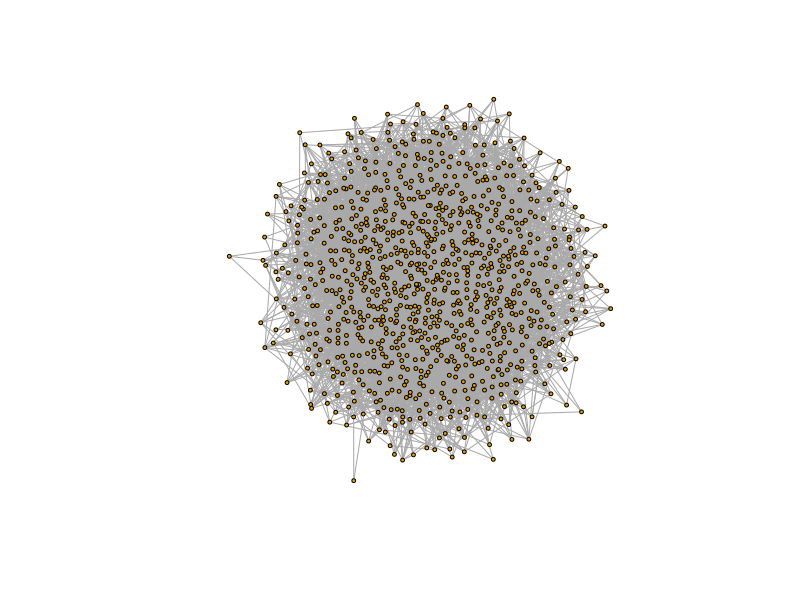
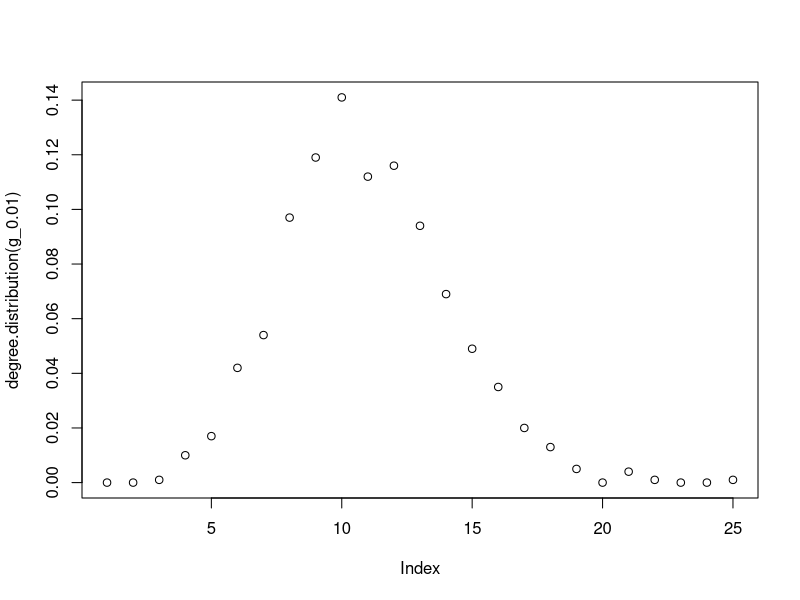
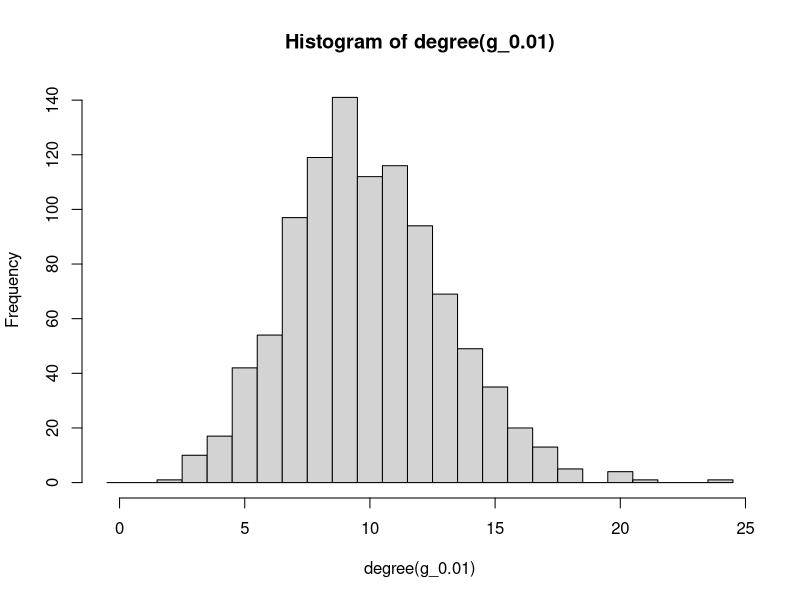
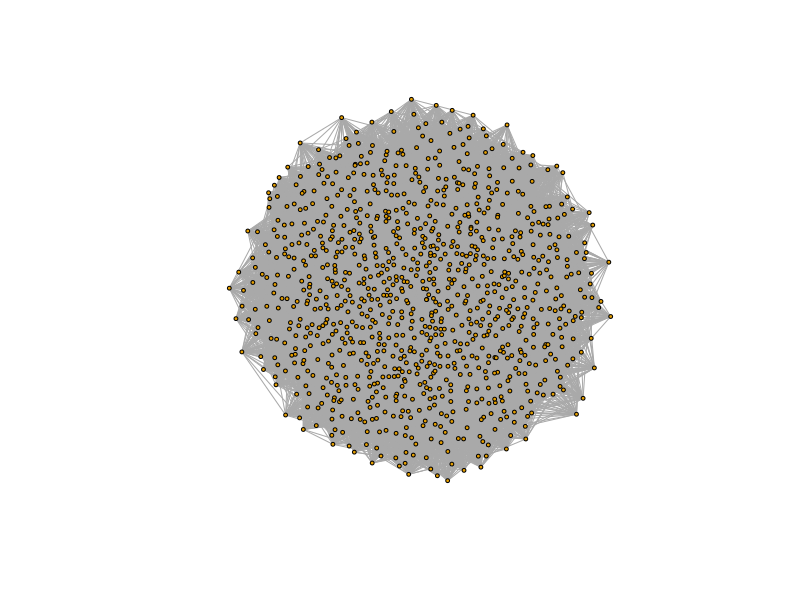
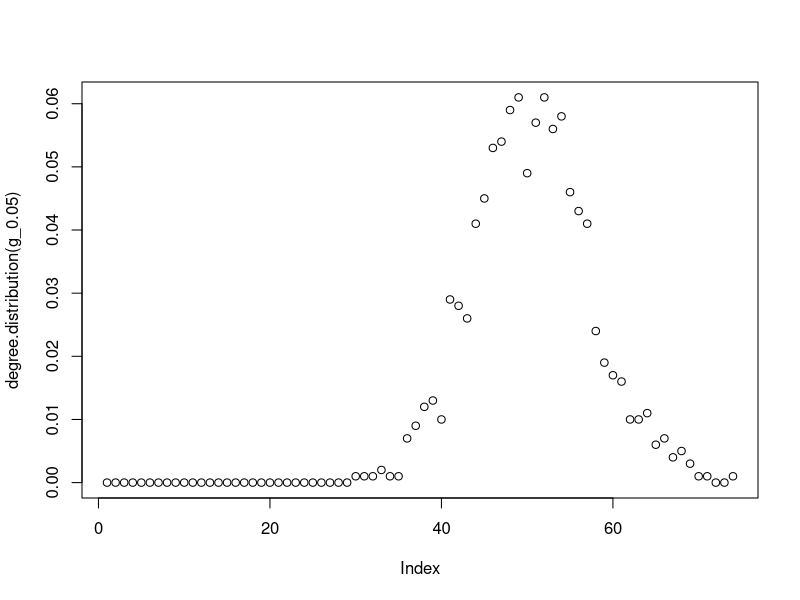
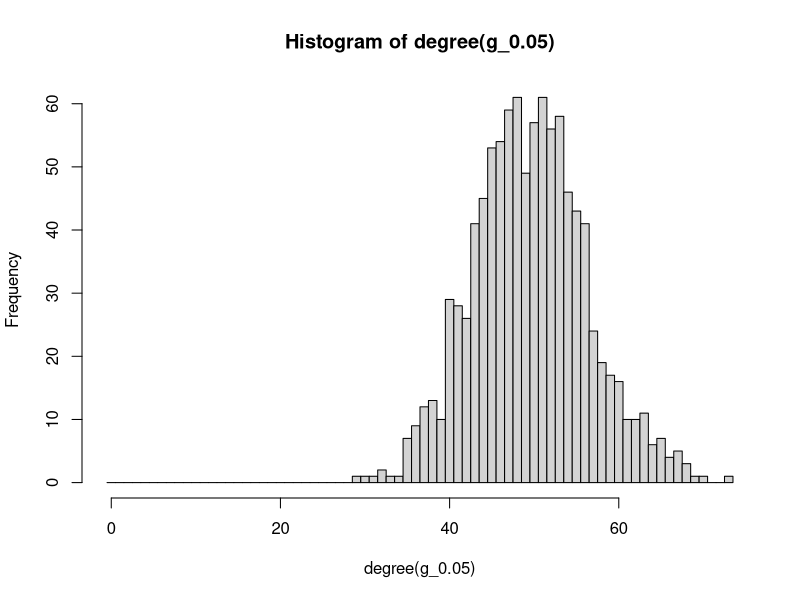
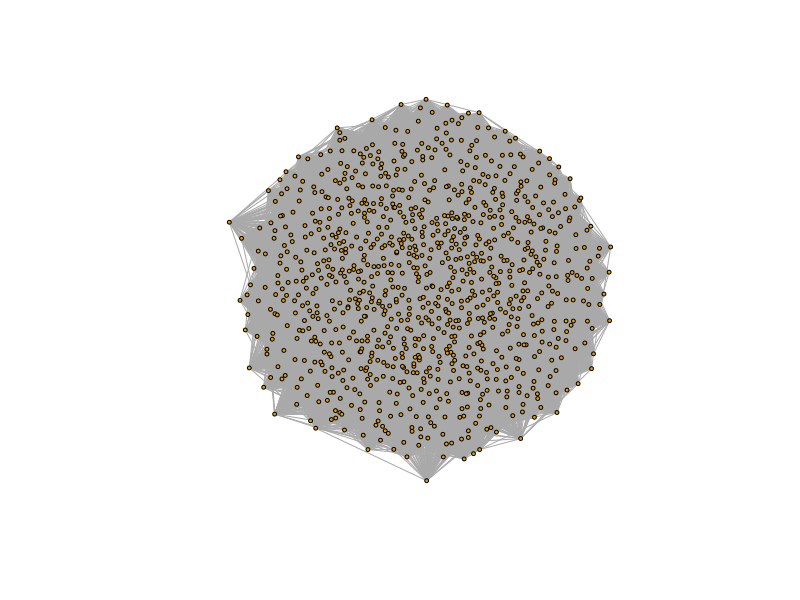
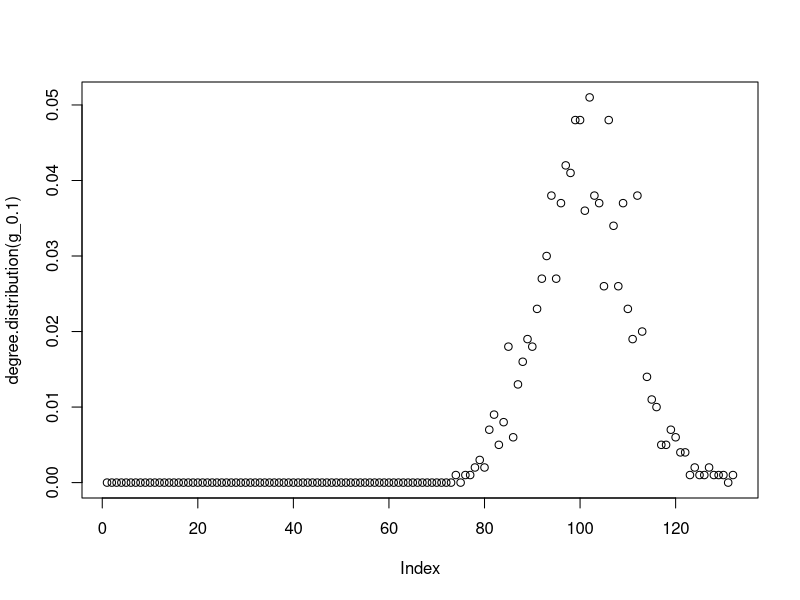

R code for these plots, in order: (Note: a time limit stopped this script after it produced the figures.)
#!/usr/bin/env Rscript
############################################ Homework 1 ###########################################
library(igraph)

cat(" Running Exercise #1\n")
############################### Exercise #1 ###################################

# p = 0.01
g_0.01 <- sample_gnp(1000,0.01)
plot(g_0.01,vertex.size=2,vertex.label=NA)
degree.distribution(g_0.01)
plot(degree.distribution(g_0.01))
hist(degree(g_0.01),seq(-0.5, by=1, length.out = max(degree(g_0.01))+2))
diameter(g_0.01)
is_connected(g_0.01)
get_diameter(g_0.01)
farthest_vertices(g_0.01) 

# p = 0.05
g_0.05 <- sample_gnp(1000,0.05)
plot(g_0.05,vertex.size=2,vertex.label=NA)
degree(g_0.05)
plot(degree.distribution(g_0.05))
hist(degree(g_0.05),seq(-0.5, by=1, length.out = max(degree(g_0.05))+2))
diameter(g_0.05)
is_connected(g_0.05)
get_diameter(g_0.05)
farthest_vertices(g_0.05) 


# p = 0.1
g_0.1 <- sample_gnp(1000,0.1)
plot(g_0.1,vertex.size=2,vertex.label=NA)
degree(g_0.1)
plot(degree.distribution(g_0.1))
hist(degree(g_0.1),seq(-0.5, by=1, length.out = max(degree(g_0.1))+2))
diameter(g_0.1)
is_connected(g_0.1)
get_diameter(g_0.1)
farthest_vertices(g_0.1) 

prob_seq = seq(0.0001,0.01,by=0.00001)
gccvec <- rep(0,length(prob_seq))
index = 1
for (i in prob_seq) {
  g_1 <- sample_gnp(1000,i)
  gr_conn_list <- decompose.graph(g_1)
  gcc_index <- which.max(sapply(gr_conn_list,vcount))
  gcc <- gr_conn_list[[gcc_index]]
  gccvec[index] = vcount(gcc)/1000
  index = index + 1
}
plot(prob_seq,gccvec,xlab = "p",ylab = "|GCC|/N")

#Connectivity test, p = 0.007 is the threshold
g_c <- sample_gnp(1000,0.007)
is_connected(g_c)


cat(" Running Exercise #2\n")
############################### Exercise #2 ###################################
## Part a)
graphics.off()
library("igraph")
N = 1000;
dist_exponent = -3;
deg_dist_a <- sample(1:N, N, replace=TRUE, prob=(1:N)^dist_exponent)
if (sum(deg_dist_a) %% 2 != 0) { deg_dist_a[1] <- deg_dist_a[1] + 1 }
graph_a <- sample_degseq(out.deg = deg_dist_a, in.deg = NULL, method = c("simple.no.multiple"))

plot(graph_a, main="Random Graph with N=1000",vertex.size=2,vertex.label=NA, vertex.color = "green")
plot(degree_distribution(graph_a), main = "Degree Distribution", xlab = "Degree of the random graph", ylab = "Probabilty Distribution")
hist(degree(graph_a), seq(-0.5,by=1,length.out = max(degree(graph_a))+2), main="Histogram of Degree of Random Graph", xlab ="Degree", ylab = "Frequency")
dia <- diameter(graph_a)

## Part b)
is_connected(graph_a)

# Creating the giant connected component

gr_connected_list <- decompose.graph(graph_a)
gcc_index <- which.max(sapply(gr_connected_list,vcount))
gcc <- gr_connected_list[[gcc_index]]
vcount(gcc)
graph_a_community <- cluster_fast_greedy(graph_a)
modularity(graph_a_community)

plot(gcc, main = "Greatest Connected Component for N =1000",vertex.size=1,vertex.label=NA)

# Part c)
N_L = 10000
deg_dist_c <- sample(1:N_L, N_L, replace=TRUE, prob=(1:N_L)^dist_exponent)
if (sum(deg_dist_c) %% 2 != 0) { deg_dist_c[1] <- deg_dist_c[1] + 1 }
graph_c <- sample_degseq(out.deg = deg_dist_c, in.deg = NULL, method = c("simple.no.multiple"))

# Plotting Degree Distribution plots.
plot(graph_c,main = "Random Graph with N = 10000",vertex.size=1,vertex.label=NA,vertex.color="green")
diameter(graph_c)
plot(degree.distribution(graph_c), main ="Degree Distribution for Random Graph with N=10000",xlab="Degree",ylab="Distribution")
hist(degree(graph_c),seq(-0.5, by=1, length.out = max(degree(graph_c))+2),main="Histogram of Degree for Random Graph with N=10000",xlab="Degree",ylab="Frequency")
is_connected(graph_c)
ecount(graph_c)

# Creating the giant connected component

gr_connected_list_c <- decompose.graph(graph_c)
gcc_index_c <- which.max(sapply(gr_connected_list_c,vcount))
gcc_c <- gr_connected_list_c[[gcc_index_c]]
vcount(gcc_c)
plot(gcc_c, main = "Greatest Connected Component for N =10000",vertex.size=1,vertex.label=NA,vertex.color="green")
# Finding the community Structure.

fast_greedy_community_c <- cluster_fast_greedy(graph_c)
#plot(fast_greedy_community_c,main = "Fast Greedy Community for Random Graph with N =10000")
modularity(fast_greedy_community_c)

## Part d)
degrees = array(0,vcount(graph_c));
for(k in 1:vcount(graph_c))
{
  i = sample(vcount(graph_c),1);
  n = neighbors(graph_c, i, mode = "total");
  
  if(length(n)>0){
    
    j = sample(length(n),1);
    degrees[k] = degree(graph_c,n[j]);
  }else{
    degrees[k] = 0;
  }
}

hist(degrees,seq(-0.5,by=1,length.out=max(degrees)+2))

cat(" Running Exercise #3\n")
############################### Exercise #3 ###################################

# Evolving preferential attatchment random graph\
#################### For fixed Aging exponent but varying pa.exp ##########################

# For pa.exp = 1
g_growing <- sample_pa_age(1000, pa.exp=1, aging.exp=-3, aging.bin = 100,directed = FALSE);
plot(g_growing,vertex.size=2,vertex.label=NA)
degree(g_growing)
plot(degree.distribution(g_growing))
hist(degree(g_growing),seq(-0.5, by=1, length.out = max(degree(g_growing))+2))
diameter(g_growing)
is_connected(g_growing)
get_diameter(g_growing)
farthest_vertices(g_growing)

# For pa.exp = 2
g_growing <- sample_pa_age(1000, pa.exp=2, aging.exp=-3, aging.bin = 100,directed = FALSE);
plot(g_growing,vertex.size=2,vertex.label=NA)
degree(g_growing)
plot(degree.distribution(g_growing))
hist(degree(g_growing),seq(-0.5, by=1, length.out = max(degree(g_growing))+2))
diameter(g_growing)
is_connected(g_growing)
get_diameter(g_growing)
farthest_vertices(g_growing)

# For pa.exp = 3
g_growing <- sample_pa_age(1000, pa.exp=3, aging.exp=-3, aging.bin = 100,directed = FALSE);
plot(g_growing,vertex.size=2,vertex.label=NA)
degree(g_growing)
plot(degree.distribution(g_growing))
hist(degree(g_growing),seq(-0.5, by=1, length.out = max(degree(g_growing))+2))
diameter(g_growing)
is_connected(g_growing)
get_diameter(g_growing)
farthest_vertices(g_growing)

# For pa.exp = 4
g_growing <- sample_pa_age(1000, pa.exp=4, aging.exp=-3, aging.bin = 100,directed = FALSE);
plot(g_growing,vertex.size=2,vertex.label=NA)
degree(g_growing)
plot(degree.distribution(g_growing))
hist(degree(g_growing),seq(-0.5, by=1, length.out = max(degree(g_growing))+2))
diameter(g_growing)
is_connected(g_growing)
get_diameter(g_growing)
farthest_vertices(g_growing)

#################### For varying Aging exponent but fixed pa.exp ##########################

# For aging.exp = -1
g_growing <- sample_pa_age(1000, pa.exp=1, aging.exp=-1, aging.bin = 100,directed = FALSE);
plot(g_growing,vertex.size=2,vertex.label=NA)
degree(g_growing)
plot(degree.distribution(g_growing))
hist(degree(g_growing),seq(-0.5, by=1, length.out = max(degree(g_growing))+2))
diameter(g_growing)
is_connected(g_growing)
get_diameter(g_growing)
farthest_vertices(g_growing)

# For aging.exp = -2
g_growing <- sample_pa_age(1000, pa.exp=1, aging.exp=-2, aging.bin = 100,directed = FALSE);
plot(g_growing,vertex.size=2,vertex.label=NA)
degree(g_growing)
plot(degree.distribution(g_growing))
hist(degree(g_growing),seq(-0.5, by=1, length.out = max(degree(g_growing))+2))
diameter(g_growing)
is_connected(g_growing)
get_diameter(g_growing)
farthest_vertices(g_growing)

# For aging.exp = -3
g_growing <- sample_pa_age(1000, pa.exp=1, aging.exp=-3, aging.bin = 100,directed = FALSE);
plot(g_growing,vertex.size=2,vertex.label=NA)
degree(g_growing)
plot(degree.distribution(g_growing))
hist(degree(g_growing),seq(-0.5, by=1, length.out = max(degree(g_growing))+2))
diameter(g_growing)
is_connected(g_growing)
get_diameter(g_growing)
farthest_vertices(g_growing)

# For aging.exp = -4
g_growing <- sample_pa_age(1000, pa.exp=1, aging.exp=-4, aging.bin = 100,directed = FALSE);
plot(g_growing,vertex.size=2,vertex.label=NA)
degree(g_growing)
plot(degree.distribution(g_growing))
hist(degree(g_growing),seq(-0.5, by=1, length.out = max(degree(g_growing))+2))
diameter(g_growing)
is_connected(g_growing)
get_diameter(g_growing)
farthest_vertices(g_growing)


# Creating the communities
#################### For fixed Aging exponent but varying pa.exp ##########################
# For pa.exp = 1
g_growing <- sample_pa_age(1000, pa.exp=1, aging.exp=-3, aging.bin = 100,directed = FALSE);
g_growingcomm <- cluster_fast_greedy(g_growing)
modularity(g_growingcomm)

# For pa.exp = 2
g_growing <- sample_pa_age(1000, pa.exp=2, aging.exp=-3, aging.bin = 100,directed = FALSE);
g_growingcomm <- cluster_fast_greedy(g_growing)
modularity(g_growingcomm)

# For pa.exp = 3
g_growing <- sample_pa_age(1000, pa.exp=3, aging.exp=-3, aging.bin = 100,directed = FALSE);
g_growingcomm <- cluster_fast_greedy(g_growing)
modularity(g_growingcomm)

# For pa.exp = 4
g_growing <- sample_pa_age(1000, pa.exp=4, aging.exp=-3, aging.bin = 100,directed = FALSE);
g_growingcomm <- cluster_fast_greedy(g_growing)
modularity(g_growingcomm)

#################### For varying Aging exponent but fixed pa.exp ##########################
# For aging.exp = -1
g_growing <- sample_pa_age(1000, pa.exp=1, aging.exp=-1, aging.bin = 100,directed = FALSE);
g_growingcomm <- cluster_fast_greedy(g_growing)
modularity(g_growingcomm)

# For aging.exp = -2
g_growing <- sample_pa_age(1000, pa.exp=1, aging.exp=-2, aging.bin = 100,directed = FALSE);
g_growingcomm <- cluster_fast_greedy(g_growing)
modularity(g_growingcomm)

# For aging.exp = -3
g_growing <- sample_pa_age(1000, pa.exp=1, aging.exp=-3, aging.bin = 100,directed = FALSE);
g_growingcomm <- cluster_fast_greedy(g_growing)
modularity(g_growingcomm)

# For aging.exp = -4
g_growing <- sample_pa_age(1000, pa.exp=1, aging.exp=-4, aging.bin = 100,directed = FALSE);
g_growingcomm <- cluster_fast_greedy(g_growing)
modularity(g_growingcomm)

cat(" Running Exercise #4\n")
############################### Exercise #4 ###################################
# Evolving forestfire random graph

# Varying fw.prob

g_f_1 <- sample_forestfire(1000, fw.prob = 0.1, bw.factor = 1, directed = TRUE)
g_f_2 <- sample_forestfire(1000, fw.prob = 0.2, bw.factor = 1, directed = TRUE)
g_f_3 <- sample_forestfire(1000, fw.prob = 0.3, bw.factor = 1, directed = TRUE)
#g_f_4 <- sample_forestfire(1000, fw.prob = 0.4, bw.factor = 1, directed = TRUE)

par(mfrow=c(2,1))
plot(degree.distribution(g_f_1,mode="in"))
hist(degree(g_f_1, mode="in"),seq(-0.5, by=1, length.out = max(degree(g_f_1, mode="in"))+2))
diameter(g_f_1, directed = TRUE)

par(mfrow=c(2,1))
plot(degree.distribution(g_f_1,mode="out"))
hist(degree(g_f_1, mode="out"),seq(-0.5, by=1, length.out = max(degree(g_f_1, mode="out"))+2))
diameter(g_f_1, directed = TRUE)


par(mfrow=c(2,1))
plot(degree.distribution(g_f_2,mode="in"))
hist(degree(g_f_2, mode="in"),seq(-0.5, by=1, length.out = max(degree(g_f_2, mode="in"))+2))
diameter(g_f_2, directed = TRUE)

par(mfrow=c(2,1))
plot(degree.distribution(g_f_2,mode="out"))
hist(degree(g_f_2, mode="out"),seq(-0.5, by=1, length.out = max(degree(g_f_2, mode="out"))+2))
diameter(g_f_2, directed = TRUE)

par(mfrow=c(2,1))
plot(degree.distribution(g_f_3,mode="in"))
hist(degree(g_f_3, mode="in"),seq(-0.5, by=1, length.out = max(degree(g_f_3, mode="in"))+2))
diameter(g_f_3, directed = TRUE)

par(mfrow=c(2,1))
plot(degree.distribution(g_f_3,mode="out"))
hist(degree(g_f_3, mode="out"),seq(-0.5, by=1, length.out = max(degree(g_f_3, mode="out"))+2))
diameter(g_f_3, directed = TRUE)
#
#par(mfrow=c(2,1))
#plot(degree.distribution(g_f_4,mode="in"))
#hist(degree(g_f_4, mode="in"),seq(-0.5, by=1, length.out = max(degree(g_f_4, mode="in"))+2))
#diameter(g_f_4, directed = TRUE)

#par(mfrow=c(2,1))
#plot(degree.distribution(g_f_4,mode="out"))
#hist(degree(g_f_4, mode="out"),seq(-0.5, by=1, length.out = max(degree(g_f_4, mode="out"))+2))
#diameter(g_f_4, directed = TRUE)

# Varying bw.factor

g_b_1 <- sample_forestfire(1000, fw.prob = 0.3, bw.factor = 0.6, directed = TRUE)
g_b_2 <- sample_forestfire(1000, fw.prob = 0.3, bw.factor = 0.8, directed = TRUE)
g_b_3 <- sample_forestfire(1000, fw.prob = 0.3, bw.factor = 1, directed = TRUE)
#g_b_4 <- sample_forestfire(1000, fw.prob = 0.3, bw.factor = 1.2, directed = TRUE)

par(mfrow=c(2,1))
plot(degree.distribution(g_b_1,mode="in"))
hist(degree(g_b_1, mode="in"),seq(-0.5, by=1, length.out = max(degree(g_b_1, mode="in"))+2))
diameter(g_b_1, directed = TRUE)

par(mfrow=c(2,1))
plot(degree.distribution(g_b_1,mode="out"))
hist(degree(g_b_1, mode="out"),seq(-0.5, by=1, length.out = max(degree(g_b_1, mode="out"))+2))
diameter(g_b_1, directed = TRUE)

par(mfrow=c(2,1))
plot(degree.distribution(g_b_2,mode="in"))
hist(degree(g_b_2, mode="in"),seq(-0.5, by=1, length.out = max(degree(g_b_2, mode="in"))+2))
diameter(g_b_2, directed = TRUE)

par(mfrow=c(2,1))
plot(degree.distribution(g_b_2,mode="out"))
hist(degree(g_b_2, mode="out"),seq(-0.5, by=1, length.out = max(degree(g_b_2, mode="out"))+2))
diameter(g_b_2, directed = TRUE)

par(mfrow=c(2,1))
plot(degree.distribution(g_b_3,mode="in"))
hist(degree(g_b_3, mode="in"),seq(-0.5, by=1, length.out = max(degree(g_b_3, mode="in"))+2))
diameter(g_b_3, directed = TRUE)

par(mfrow=c(2,1))
plot(degree.distribution(g_b_3,mode="out"))
hist(degree(g_b_3, mode="out"),seq(-0.5, by=1, length.out = max(degree(g_b_3, mode="out"))+2))
diameter(g_b_3, directed = TRUE)


#par(mfrow=c(2,1))
#plot(degree.distribution(g_b_4,mode="in"))
#hist(degree(g_b_4, mode="in"),seq(-0.5, by=1, length.out = max(degree(g_b_4, mode="in"))+2))
#diameter(g_b_4, directed = TRUE)

#par(mfrow=c(2,1))
#plot(degree.distribution(g_b_4,mode="out"))
#hist(degree(g_b_4, mode="out"),seq(-0.5, by=1, length.out = max(degree(g_b_4, mode="out"))+2))
#diameter(g_b_4, directed = TRUE)





# Creating the communities

g_f_comm_1 <- cluster_edge_betweenness(g_f_1)
modularity(g_f_comm_1)
length(g_f_comm_1)

g_f_comm_2 <- cluster_edge_betweenness(g_f_2)
modularity(g_f_comm_2)
length(g_f_comm_2)

g_f_comm_3 <- cluster_edge_betweenness(g_f_3)
modularity(g_f_comm_3)
length(g_f_comm_3)





g_b_comm_1 <- cluster_edge_betweenness(g_b_1)
modularity(g_b_comm_1)
length(g_b_comm_1)

g_b_comm_2 <- cluster_edge_betweenness(g_b_2)
modularity(g_b_comm_2)
length(g_b_comm_2)

g_b_comm_3 <- cluster_edge_betweenness(g_b_3)
modularity(g_b_comm_3)
length(g_b_comm_3)
